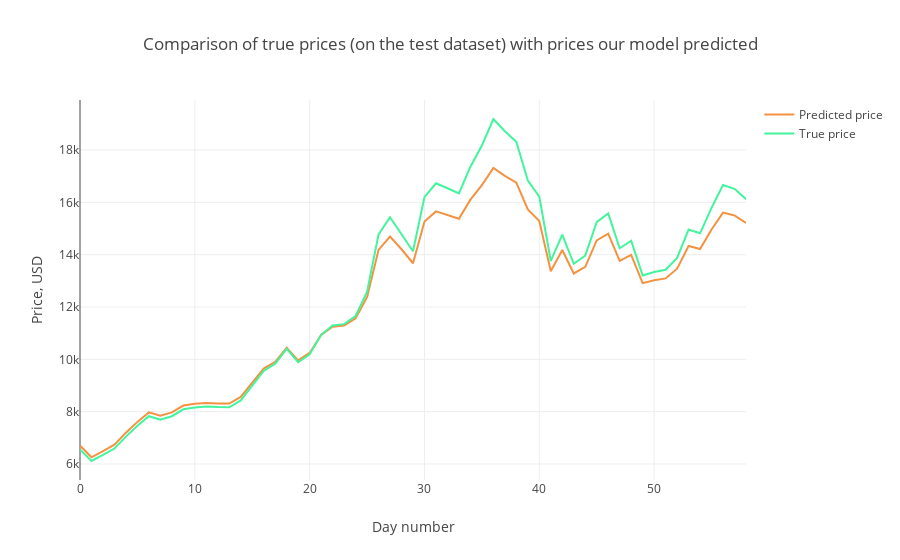

Notebook cell for this chart:
### Code cell
trace1 = go.Scatter(
    x = np.arange(0, len(prediction2_inverse), 1),
    y = prediction2_inverse,
    mode = 'lines',
    name = 'Predicted price',
    hoverlabel= dict(namelength=-1),
    line = dict(color=('rgb(244, 146, 65)'), width=2)
)
trace2 = go.Scatter(
    x = np.arange(0, len(Y_test2_inverse), 1),
    y = Y_test2_inverse,
    mode = 'lines',
    name = 'True price',
    line = dict(color=('rgb(66, 244, 155)'), width=2)
)

data = [trace1, trace2]
layout = dict(title = 'Comparison of true prices (on the test dataset) with prices our model predicted',
             xaxis = dict(title = 'Day number'), yaxis = dict(title = 'Price, USD'))
fig = dict(data=data, layout=layout)
py.iplot(fig, filename='results_demonstrating0')

### Figure 1 — Plotly figure (JSON) as saved in the notebook; plotly's stock layout.template omitted (floating-point values rounded to 4 significant figures)
{"data": [{"hoverlabel": {"namelength": -1}, "line": {"color": "rgb(244, 146, 65)", "width": 2}, "mode": "lines", "name": "Predicted price", "type": "scatter", "x": [0, 1, 2, 3, 4, 5, 6, 7, 8, 9, 10, 11, 12, 13, 14, 15, 16, 17, 18, 19, 20, 21, 22, 23, 24, 25, 26, 27, 28, 29, 30, 31, 32, 33, 34, 35, 36, 37, 38, 39, 40, 41, 42, 43, 44, 45, 46, 47, 48, 49, 50, 51, 52, 53, 54, 55, 56, 57, 58], "y": [6704.0, 6256.0, 6492.0, 6738.0, 7197.0, 7609.0, 7973.0, 7844.0, 7972.0, 8232.0, 8298.0, 8334.0, 8315.0, 8308.0, 8563.0, 9088.0, 9646.0, 9906.0, 10440.0, 9958.0, 10240.0, 10930.0, 11250.0, 11300.0, 11570.0, 12380.0, 14180.0, 14690.0, 14210.0, 13670.0, 15270.0, 15650.0, 15520.0, 15370.0, 16100.0, 16660.0, 17320.0, 17020.0, 16750.0, 15730.0, 15280.0, 13370.0, 14180.0, 13280.0, 13540.0, 14550.0, 14810.0, 13760.0, 13990.0, 12910.0, 13020.0, 13090.0, 13470.0, 14330.0, 14220.0, 14960.0, 15610.0, 15500.0, 15210.0]}, {"line": {"color": "rgb(66, 244, 155)", "width": 2}, "mode": "lines", "name": "True price", "type": "scatter", "x": [0, 1, 2, 3, 4, 5, 6, 7, 8, 9, 10, 11, 12, 13, 14, 15, 16, 17, 18, 19, 20, 21, 22, 23, 24, 25, 26, 27, 28, 29, 30, 31, 32, 33, 34, 35, 36, 37, 38, 39, 40, 41, 42, 43, 44, 45, 46, 47, 48, 49, 50, 51, 52, 53, 54, 55, 56, 57, 58], "y": [6556.0, 6114.0, 6347.0, 6590.0, 7046.0, 7459.0, 7827.0, 7697.0, 7825.0, 8090.0, 8157.0, 8194.0, 8175.0, 8168.0, 8429.0, 8972.0, 9556.0, 9832.0, 10400.0, 9888.0, 10190.0, 10940.0, 11290.0, 11350.0, 11660.0, 12580.0, 14780.0, 15430.0, 14800.0, 14130.0, 16200.0, 16730.0, 16540.0, 16340.0, 17360.0, 18170.0, 19190.0, 18720.0, 18320.0, 16830.0, 16220.0, 13760.0, 14770.0, 13650.0, 13960.0, 15240.0, 15580.0, 14250.0, 14530.0, 13210.0, 13340.0, 13420.0, 13880.0, 14960.0, 14820.0, 15790.0, 16670.0, 16520.0, 16120.0]}], "layout": {"title": "Comparison of true prices (on the test dataset) with prices our model predicted", "xaxis": {"title": "Day number"}, "yaxis": {"title": "Price, USD"}}}
